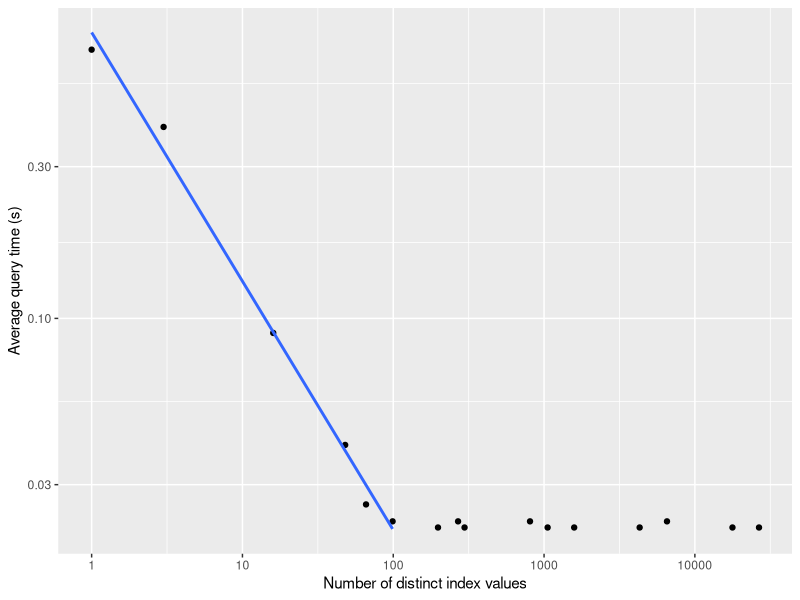

R code for this plot:
## ---- chunk 1
library(tidyverse)
df <- read_csv("indexes/sample-output.csv")
knitr::kable(df)
## ---- chunk 2
#| fig-width: 6
#| fig-height: 4
ggplot(df, aes(x=num_distinct_values, y=average_time)) +
    geom_point() +
    geom_smooth(data=filter(df, num_distinct_values < 100), method="lm", se=FALSE) +
    scale_x_log10() + scale_y_log10() +
    xlab("Number of distinct index values") +
    ylab("Average query time (s)")
